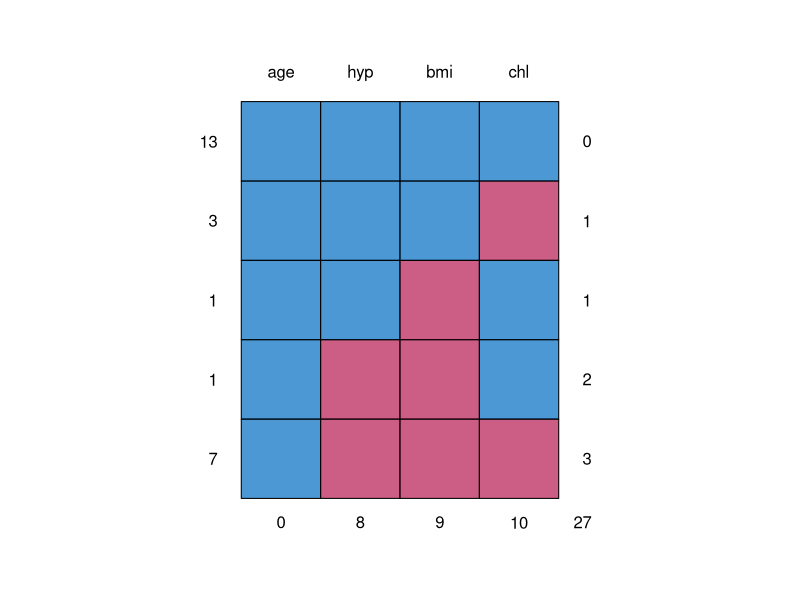
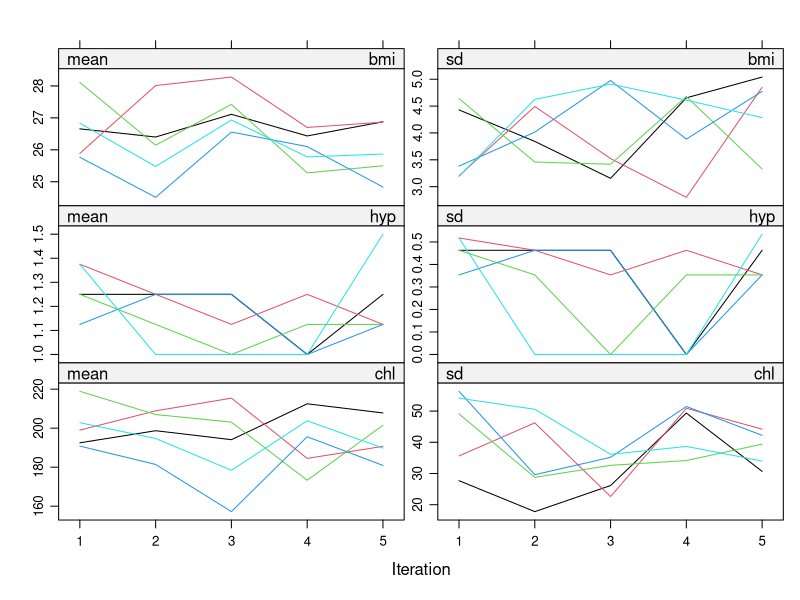
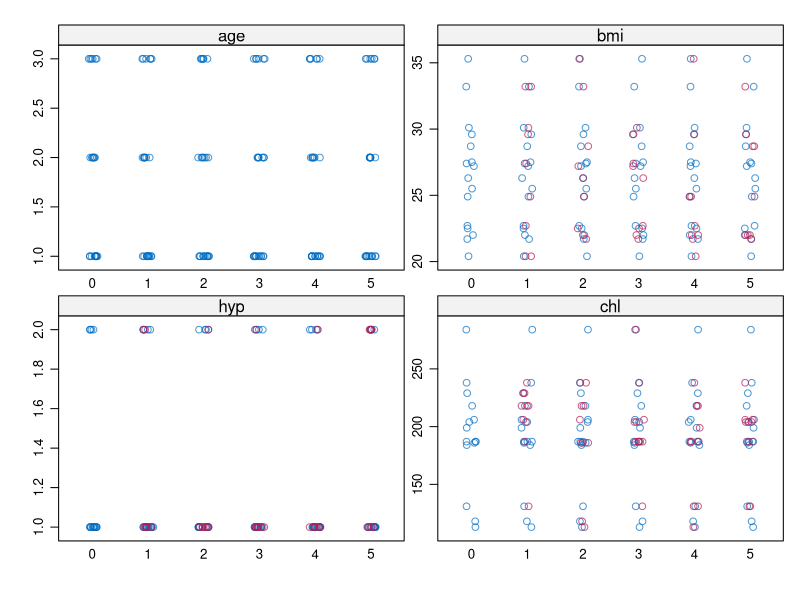
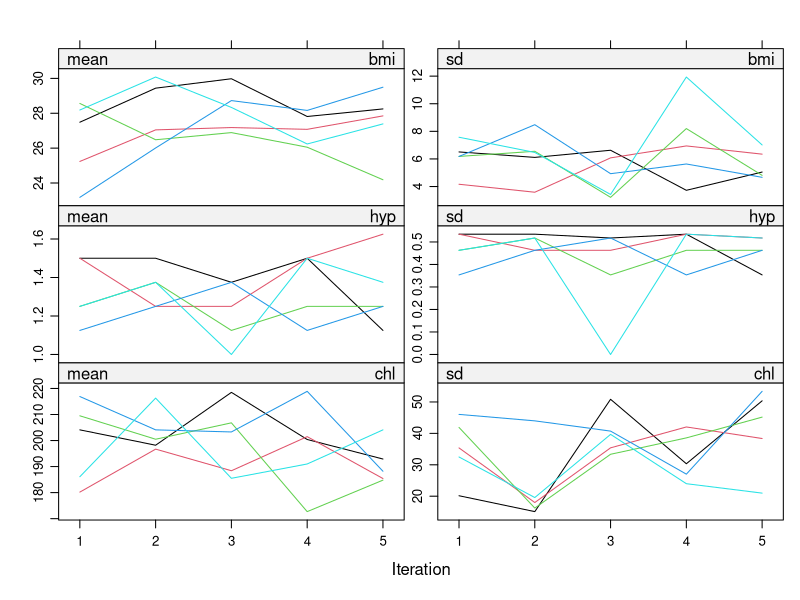

Reproduce these figures in R, in order.
# An introduction to mice

# Intro to Rstudio --------------------------------------------------------

# A quick intro to Rstudio
# Panels: Console; Source, Environment; Files
# Good practice: write scripts
# Use projects
# Use templates
# <- vs =
# Code formatting and Ctrl/Cmd-I

# mice computational resource ---------------------------------------------

# The mice package can be found at:
# https://cran.r-project.org/web/packages/mice/index.html
# GitHub page is here:
# https://github.com/stefvanbuuren/mice
# A number of vignettes and code examples at the bottom of that page
# The whole mice book is here:
# https://stefvanbuuren.name/fimd/sec-selective.html

# The mice package --------------------------------------------------------

library(mice)

# The data set we will use is nhanes:
help(nhanes)
head(nhanes)
str(nhanes)
summary(nhanes)
# 4 variables
# Age group, ordinal
# BMI
# Hypertensive (1 = no, 2 = yes)
# Cholesterol level
# We are interested in predicting cholesterol level from the other variables

# Show the missingness pattern
md.pattern(nhanes)
# Blue = observed, pink = missing

# Fit a first regression model
fit = lm(chl ~ ., data = nhanes)
summary(fit)
# No warnings but how many values did it fit to?
fit$fitted.values


# Single imputation -------------------------------------------------------

# NOTE: the mice command has a seed argument due to its use of random sampling, so if you want repeatable results please include it below, e.g. seed = 123

# Get the missing values filled in by basic mean imputation
imp = mice(nhanes, method = "mean", m = 1, maxit = 1)
str(imp)

# Access the complete data with 
complete(imp)
# Can check this with colMeans(nhanes, na.rm = TRUE)

# A better version is with regression imputation
imp2 = mice(nhanes, method = "norm.predict", m = 1, maxit = 1)
str(imp2)
complete(imp2)

# Could now run the regression on the completed data
fit2 = lm(bmi ~ ., data = complete(imp2))
summary(fit2)
# Look at the standard errors - all gone down

# Another version - this time use the stochastic regression approach
imp3 = mice(nhanes, method = "norm.nob", m = 1, maxit = 1)
fit3 = lm(bmi ~ ., data = complete(imp3))
summary(fit3)

# Multiple imputation -----------------------------------------------------

# The default mice arguments is for 5 imputations, over 5 iterations where the default methods are c("pmm", "logreg", "polyreg", "polr") corresponding to numeric data, binary factor data, multi-level factor data, and multi-level ordered factor data respectively

imp4 = mice(nhanes) # Can add m = 3 for different numbers of imputed data sets

# Show the different imputed data sets
imp4$imp
# The columns are the different imputed values for each missing observation

# You can export these data sets in different formats
complete(imp4, "long") 
# The original data set only had nrow(nhanes) = 25 observations
# This now as 5*25 = 125 rows
# You can also do it by binding the columns together with 
# complete(imp4, "broad")
# complete(imp4, "repeated") # Similar to above but each column repeated

# One thing you might have noticed is the predictor matrix
imp4
# This says which variables are used to impute the others
# If you want to change the predictor matrix you can extract it, change it, then give it back to mice
pred = imp4$predictorMatrix
# Suppose you don't want hyptension to help you impute the variables
# This might occur when you have known collinearity or many variables
pred[ ,"hyp"] <- 0
pred
imp5 = mice(nhanes, pred = pred, print = FALSE)
# There are some convenience functions for quickly selecting which predictors are used for the imputation (see ?quickpred)


# Finer algorithm details -------------------------------------------------

# The default plotting uses (slightly ugly) lattice plots
plot(imp5)
# The x-axis of the plot specify the iteration number (note this is the iteration not the number of imputations which is the different lines). 
# If it has 'worked' then the lines should jump around and not lie parallel
# Remember - no age as it's fully observed
# It's often worth increasing the number of iterations to get a better picture of convergence

# A strip plot can be obtained to see the behaviour of the imputed values
stripplot(imp5)
# Should show the missing data (red) against the observed (blue)

# The methods used to perform the imputation for each variable can be found via:
imp5$method
# These are all numeric variables so partial mean matching was used everywhere - this seems wrong...

# We can manually change the types of these variables, or we can just use the ...
str(nhanes2)
# ... data set

imp6 = mice(nhanes2, print = FALSE)
imp6$method

# Now look at the imputed values
complete(imp6)

# The full list of methods is given as:
methods(mice)

# We can extract the method from the last run and re-do it with a new method
meth_new = imp6$meth 
meth_new[2] = "norm" # ?mice.impute.norm - Bayesian LR

imp7 = mice(nhanes2, method = meth_new, print = FALSE)
imp7$method
plot(imp7)


# Running models with imputed data sets -----------------------------------

# You can fit a model using the imputed object from a mice run
fit4 = with(imp7, lm(bmi ~ chl + age + hyp)) # Annoyingly doesn't work with a data argument, or .
summary(fit4) # This has fitted the model to each data set in turn

# We can pick out individual fits, e.g.
summary(fit4$analyses[[2]])

# We can combine these fits together into one model
pool_fit = pool(fit4)
summary(pool_fit)

# pool_fit contains even more info
pool_fit
# lambda measures the proportion of total variance due to missingness the influence of the missing data on the model
# riv is the residual increase in variance due to to missingness
# fmi is the fraction of missing information
# If these values are high (fmi > 0.5?) then this indicates a poorly fitting imputation model. You might want to remove some of the variables from the imputation predictor matrix
